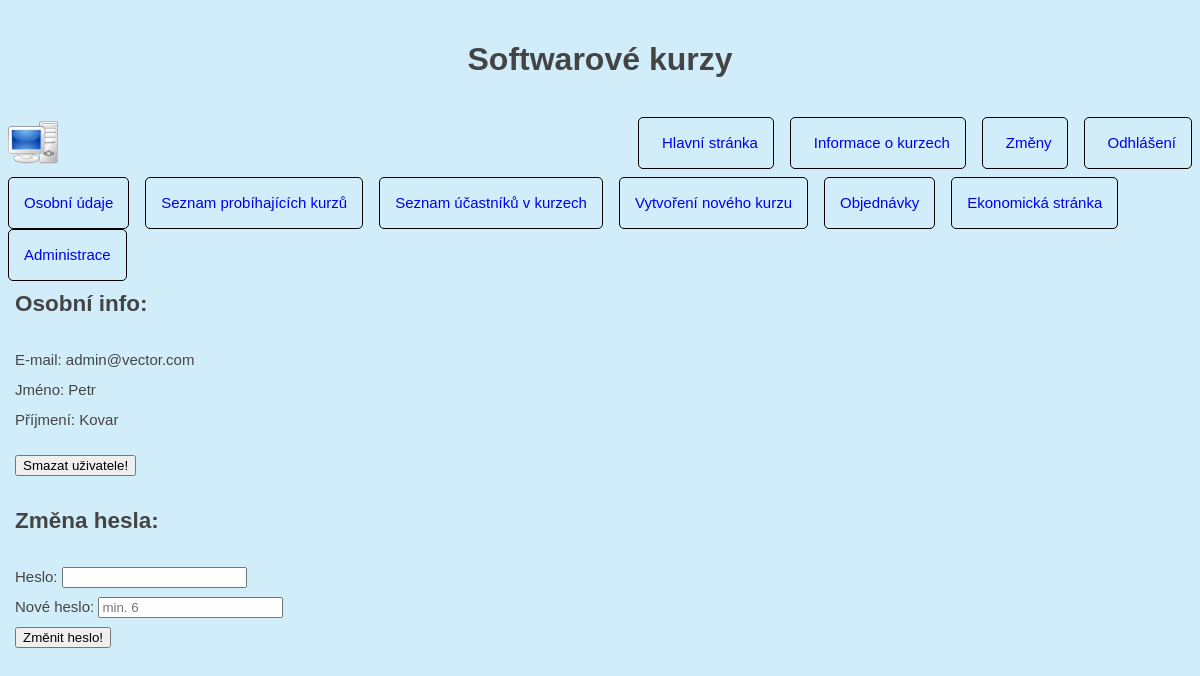
/person_info.php (signed in), run on the app's committed database.
### tables this page shows
CREATE TABLE IF NOT EXISTS `users` (
  `id` int(11) NOT NULL AUTO_INCREMENT,
  `email` varchar(30) NOT NULL,
  `password` varchar(20) NOT NULL,
  `first_name` varchar(30) NOT NULL,
  `last_name` varchar(50) NOT NULL,
  `firm` tinyint(1) NOT NULL,
  PRIMARY KEY (`id`),
  UNIQUE KEY `email` (`email`)
);

### person_info.php (the view, shortened to what this page needs)
<?php
    require_once("header.php");
?>
<?php
    require_once("person_area.php");
    $email = $_SESSION['email'];
    $result = $mysqli->query("SELECT * FROM `users` WHERE email = '".$email."'");
    $row = $result->fetch_assoc();
    echo '
        <h2>Osobní info:</h2> <p>
        E-mail: '.$row['email'].' <br/>
        Jméno: '.$row['first_name'].' <br/>
        Příjmení: '.$row['last_name'].' <br/> </p>';
    $true_order = 0;
    if($true_order != 1)
    {
?>
<form action="delete_user.php" method="post" name="delete_user" onclick="return confirm('Opravdu chcete smazat svuj ucet?');">
    <input type="submit" name="btn_delete_user" value="Smazat uživatele!" />
</form>
<?php
}
?>
<h2>Změna hesla:</h2>
<form action="change_pass.php" method="post" name="change_pass" >
<tr>
<td> Heslo:</td>
<td>
    <input type="password" name="old_password"/><br />
</td>
</tr>
<tr>
<td> Nové heslo:</td>
<td>
    <input type="password" name="new_password" placeholder="min. 6"/><br />
</td>
<td colspan="2">
    <input type="submit" name="btn_submit_change" value="Změnit heslo!" />
</td>
</tr>
</form>
<?php
    require_once("footer.php");
?>

### css/styles.css (style rules this page uses)
body { font-family: "Raleway", Helvetica, Arial, "Lucida Grande", sans-serif; font-size: 15px; margin: 0; padding: 0; line-height: 2; color: #444; background: #d2edfa; }

### data on the page
users: email "admin@vector.com", first_name "Petr", last_name "Kovar"
